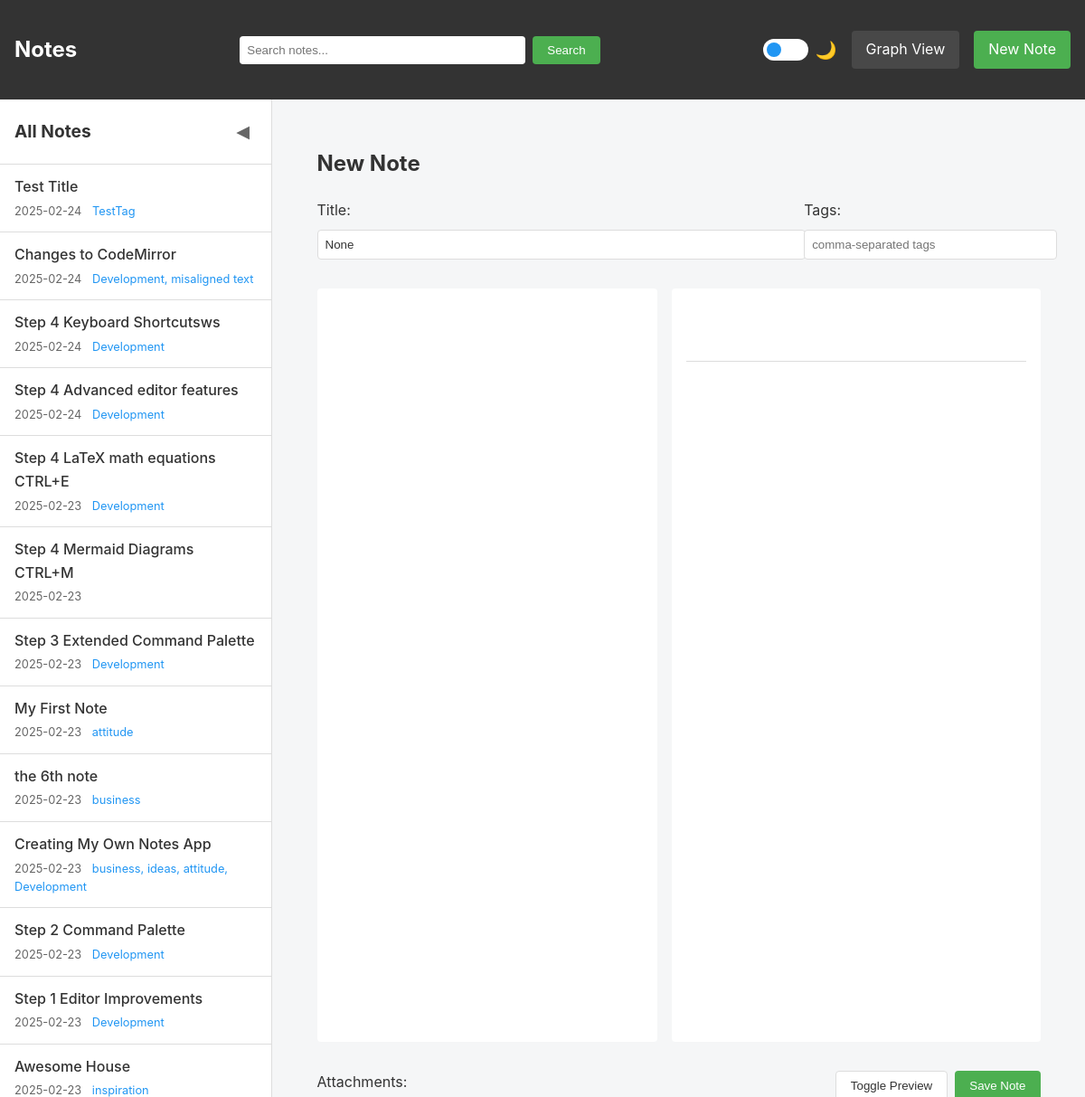
Screenshot of /note/new with the database file from the repository.
### main.py (models this page shows, shortened)
class Note(db.Model):
    id = db.Column(db.Integer, primary_key=True)
    title = db.Column(db.String(200), nullable=False, unique=True)  # Make title unique
    content = db.Column(db.Text, nullable=False)
    created_at = db.Column(db.DateTime, default=datetime.utcnow)
    updated_at = db.Column(db.DateTime, default=datetime.utcnow, onupdate=datetime.utcnow)
    tags = db.Column(db.String(200))  # Store tags as comma-separated strings
    attachments = db.relationship('FileAttachment', backref='note', lazy=True, cascade="all, delete-orphan")

### main.py (the view, shortened to what this page needs)
@app.route('/note/new', methods=['GET', 'POST'])
@app.route('/note/new/<title>', methods=['GET', 'POST'])
def new_note(title=None):
    return render_template('new_note.html',
                         suggested_title=title,
                         all_notes=get_all_notes())

### main.py (called while the page is built)
def get_all_notes():
    return Note.query.order_by(Note.updated_at.desc()).all()

def escapejs(val):
    return json.dumps(str(val))[1:-1]

### templates/new_note.html (shortened to what this page needs)
{% extends "base.html" %}
{% block content %}
<div class="note-form">
    <h2>New Note</h2>
    <form method="POST" enctype="multipart/form-data" id="noteForm">
        <div class="form-header">
            <div>
                <label for="title">Title:</label>
                <input type="text" id="title" name="title" value="{{ suggested_title }}" required>
            </div>
            <div>
                <label for="tags">Tags:</label>
                <input type="text" id="tags" name="tags" placeholder="comma-separated tags">
            </div>
        </div>
        <div class="editor-container">
            <div class="editor-pane">
            </div>
            <div class="preview-pane">
                <div id="preview" class="note-content"></div>
            </div>
        </div>
        <div class="form-footer">
            <div class="file-upload">
                <label for="files">Attachments:</label>
            </div>
            <div class="form-actions">
                <button type="button" id="togglePreview">Toggle Preview</button>
                <button type="submit">Save Note</button>
            </div>
        </div>
    </form>
</div>
<link rel="stylesheet" href="https://cdnjs.cloudflare.com/ajax/libs/codemirror/6.65.7/codemirror.min.css">
<link rel="stylesheet" href="https://cdnjs.cloudflare.com/ajax/libs/codemirror/6.65.7/theme/nord.min.css">
<link rel="stylesheet" href="https://cdnjs.cloudflare.com/ajax/libs/codemirror/6.65.7/addon/hint/show-hint.min.css">
{% endblock %}

### templates/base.html (shortened to what this page needs)
<!DOCTYPE html>
<html lang="en" data-theme="light">
<head>
    <link rel="stylesheet" href="{{ url_for('static', filename='style.css') }}">
</head>
<body>
    <nav>
        <h1><a href="{{ url_for('index') }}">Notes</a></h1>
        <form action="{{ url_for('search') }}" method="GET" class="search-form">
            <input type="text" name="q" placeholder="Search notes..." value="{{ request.args.get('q', '') }}">
            <button type="submit">Search</button>
        </form>
        <div class="nav-actions">
            <div class="theme-switch-wrapper">
                <label class="theme-switch">
                    <span class="slider round"></span>
                </label>
                <span class="theme-label">🌙</span>
            </div>
            <a href="{{ url_for('graph_view') }}" class="nav-btn">Graph View</a>
            <a href="{{ url_for('new_note') }}" class="new-note-btn">New Note</a>
        </div>
    </nav>
    <div class="app-container">
        <aside class="sidebar">
            <div class="sidebar-header">
                <h2>All Notes</h2>
                <button id="toggle-sidebar" class="toggle-sidebar" title="Toggle Sidebar">◀</button>
            </div>
            <div class="notes-list">
                {% for note in all_notes %}
                <a href="{{ url_for('view_note', id=note.id) }}"
                   class="note-link {% if current_note and current_note.id == note.id %}active{% endif %}">
                    <div class="note-link-title">{{ note.title }}</div>
                    <div class="note-link-meta">
                        {{ note.updated_at.strftime('%Y-%m-%d') }}
                        {% if note.tags %}
                        <span class="note-link-tags">{{ note.tags }}</span>
                        {% endif %}
                    </div>
                </a>
                {% endfor %}
            </div>
        </aside>
        <main class="main-content">
            {% block content %}
            {% endblock %}
        </main>
    </div>
</body>
</html>

### rows the page displays
Note: title "Test Title", updated_at "2025-02-24", tags "TestTag"
Note: title "Changes to CodeMirror", updated_at "2025-02-24", tags "Development, misaligned text"
Note: title "Step 4 Keyboard Shortcutsws", updated_at "2025-02-24", tags "Development"
Note: title "Step 4 Advanced editor features", updated_at "2025-02-24", tags "Development"
Note: title "Step 4 LaTeX math equations CTRL+E", updated_at "2025-02-23", tags "Development"
Note: title "Step 4 Mermaid Diagrams CTRL+M", updated_at "2025-02-23"
Note: title "Step 3 Extended Command Palette", updated_at "2025-02-23", tags "Development"
Note: title "My First Note", updated_at "2025-02-23", tags "attitude"
Note: title "the 6th note", updated_at "2025-02-23", tags "business"
Note: title "Creating My Own Notes App", updated_at "2025-02-23", tags "business, ideas, attitude, Development"
Note: title "Step 2 Command Palette", updated_at "2025-02-23", tags "Development"
Note: title "Step 1 Editor Improvements", updated_at "2025-02-23", tags "Development"
Note: title "Awesome House", updated_at "2025-02-23", tags "inspiration"
